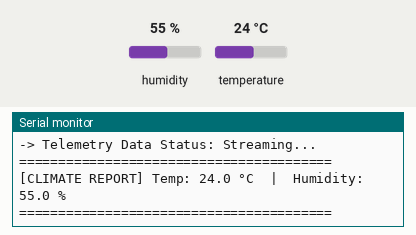
Simulated run of this sketch. Board: Arduino Uno, built with avr-gcc and run on an emulated ATmega328P. On the bench: the last lines printed to the serial monitor. The inputs (shaded band) are chosen by the test bench; at power-on: humidity 55 %, temperature 24 °C.

Above: at 2.2 s.
2.3 s: humidity set to 22 %
At 5.3 s:
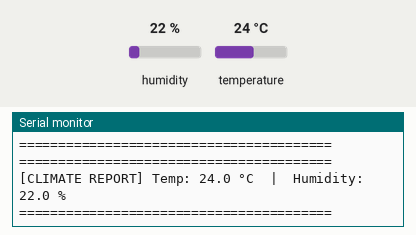
6.2 s: temperature set to 12 °C
At 7.5 s:
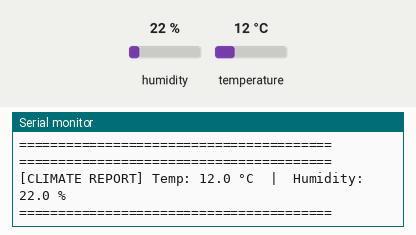
10.1 s: humidity set to 40 %
At 10.9 s:
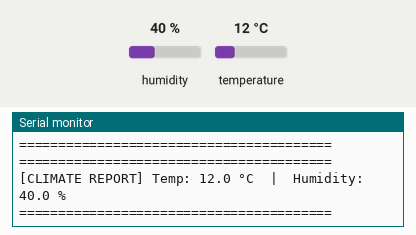
Timing chart, 0 to 13.1 s (numbered marks = the images above; inputs shaded):
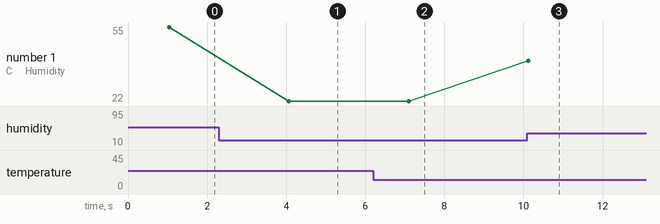

Measured:
- after the input at 2.3 s, the serial monitor: prints a new line after 1.8 s (image 1)
- after the input at 6.2 s, the serial monitor: prints a new line after 0.90 s (image 2)
- after the input at 10.1 s, the serial monitor: prints a new line at once (image 3)
- plotted number 1: 55 → 22 after the input at 2.3 s, 22 → 40 after the input at 10.1 s

The sketch:

dht11temp.ino
```cpp
// (licence header left out)
// --- STEP 1: INCLUDE LIBRARIES ---
// The DHT library contains the underlying timing protocols needed to read the
// specific digital pulses sent out by the DHT series sensors.
#include <DHT.h>

// --- STEP 2: GLOBAL CONFIGURATIONS & CONSTANTS ---
// 'const int' sets up unchangeable numbers. Using explicit names instead of
// hidden numbers makes the entire code significantly easier to maintain.
const int DATA_PIN = 2;             // The digital hardware pin connected to the sensor's signal wire
const int SENSOR_TYPE = DHT11;      // Setting our specific target hardware model (DHT11)
const unsigned long DELAY_MS = 3000; // Safe data collection interval (3 seconds)

// Initialize the DHT library object using our custom configuration variables
DHT dht(DATA_PIN, SENSOR_TYPE);


// --- STEP 3: THE SETUP FUNCTION (Runs Exactly ONCE) ---

void setup() {

  // Initialize the USB Serial data link at a modern high-speed rate of 115200 baud
  Serial.begin(115200);

  // Pause code execution completely until the user opens the Serial Monitor console
  while (!Serial) {
    ; // Do nothing, wait for user connection
  }

  // Power Stabilization Guard: Give the hardware sensor exactly 1 second
  // to normalize its internal voltages before asking it for data.
  delay(1000);

  // Command the DHT chip interface to wake up and start its listening state
  dht.begin();

  // Print a stylized terminal UI header
  Serial.println(F("\n========================================"));
  Serial.println(F("    DHT11 CLIMATE STATION INITIALIZED   "));
  Serial.println(F("========================================"));
  Serial.print(F("-> Sensor Connection: Digital Pin "));
  Serial.println(DATA_PIN);
  Serial.println(F("-> Telemetry Data Status: Streaming...\n"));
}


// --- STEP 4: THE LOOP FUNCTION (Runs Forever) ---

void loop() {

  // Create two decimal-capable fractional containers ('float') to store our data.
  // We call the sensor functions to calculate the latest environment values.
  float humidity = dht.readHumidity();
  float temperature = dht.readTemperature();

  // --- ERROR HANDLING & SYSTEM PROTECTION ---
  // The DHT11 uses a single data wire to send complex bits. If a wire is unplugged,
  // the calculation will fail. 'isnan()' stands for "Is Not a Number".
  // This line reads: "If the humidity value is invalid OR the temperature value is invalid..."
  if (isnan(humidity) || isnan(temperature)) {

    // Print a warning message to guide the user in troubleshooting their hardware
    Serial.println(F("[ERROR] Telemetry Lost! Check your 5V, GND, and Signal jumper wires."));
    Serial.println(F("----------------------------------------"));

  } else {

    // If the data is fully valid, print a clean climate readout panel to the screen
    Serial.println(F("========================================"));
    Serial.print(F("[CLIMATE REPORT] "));

    Serial.print(F("Temp: "));
    Serial.print(temperature, 1); // Display temperature rounded to 1 decimal place
    Serial.print(F(" °C  |  "));

    Serial.print(F("Humidity: "));
    Serial.print(humidity, 1);    // Display humidity percentage rounded to 1 decimal place
    Serial.println(F(" %"));

    Serial.println(F("========================================"));
  }

  // Hardware Rest Phase: The physical moisture-absorbing element inside the DHT11
  // cannot shift fast enough to be read continuously. Pausing for 3 seconds keeps
  // the data highly accurate and prevents the sensor chip from overheating.
  delay(DELAY_MS);
}
```
